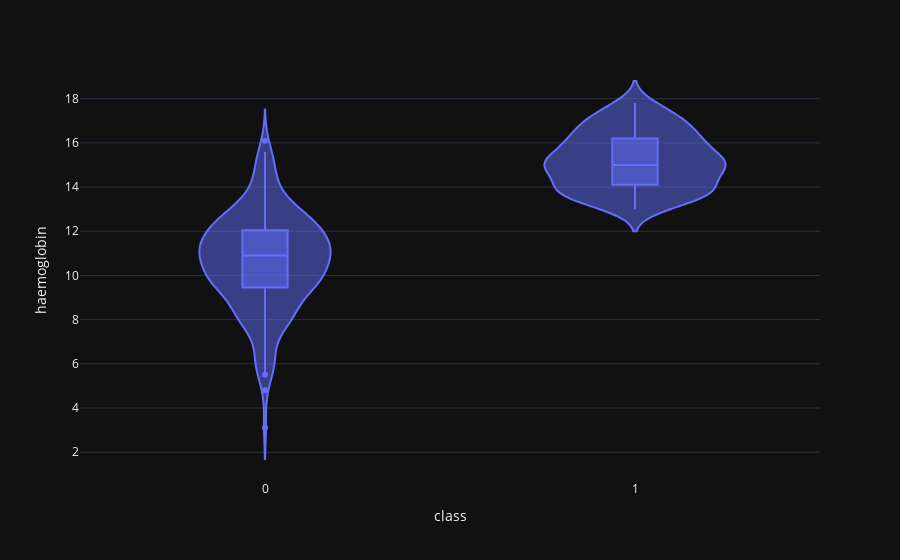

The code cell stored with this chart in its notebook:
### Code cell
violin('haemoglobin')

### Figure 1 — Plotly figure (JSON) as saved in the notebook; plotly's stock layout.template omitted (floating-point values rounded to 4 significant figures; data arrays with more than 128 entries replaced by an {"elided": "..."} marker saying what was removed)
{"data": [{"alignmentgroup": "True", "box": {"visible": true}, "hovertemplate": "class=%{x}<br>haemoglobin=%{y}<extra></extra>", "legendgroup": "", "marker": {"color": "#636efa"}, "name": "", "offsetgroup": "", "orientation": "v", "scalegroup": "True", "showlegend": false, "type": "violin", "x": {"elided": "400 int values"}, "x0": " ", "xaxis": "x", "y": {"elided": "400 float values"}, "y0": " ", "yaxis": "y"}], "layout": {"autosize": true, "legend": {"tracegroupgap": 0}, "margin": {"t": 60}, "violinmode": "group", "xaxis": {"anchor": "y", "autorange": true, "domain": [0, 1], "range": [-0.5, 1.5], "title": {"text": "class"}, "type": "linear"}, "yaxis": {"anchor": "x", "autorange": true, "domain": [0, 1], "range": [0.7402, 19.75], "title": {"text": "haemoglobin"}, "type": "linear"}}}
